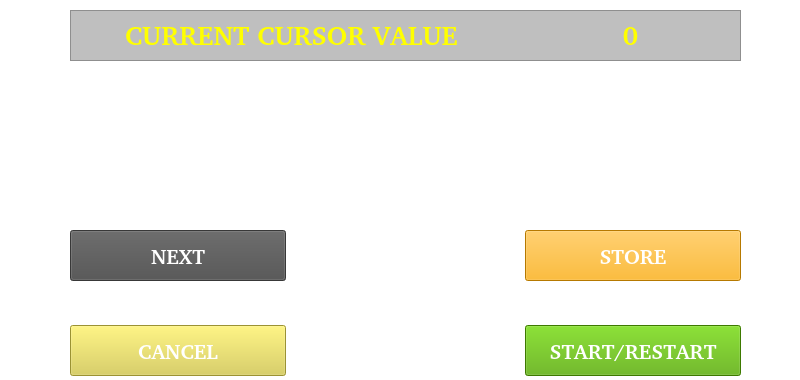
   <widget class="QFrame" name="ZCalibrationFrame">
    <property name="geometry">
     <rect>
      <x>1000</x>
      <y>100</y>
      <width>800</width>
      <height>380</height>
     </rect>
    </property>
    <property name="styleSheet">
     <string notr="true">background-color:rgb(0,0,0,0);
background-image:url(://transparent.png);
</string>
    </property>
    <property name="frameShape">
     <enum>QFrame::StyledPanel</enum>
    </property>
    <property name="frameShadow">
     <enum>QFrame::Raised</enum>
    </property>
    <widget class="QPushButton" name="ZNextButton">
     <property name="geometry">
      <rect>
       <x>70</x>
       <y>230</y>
       <width>216</width>
       <height>51</height>
      </rect>
     </property>
     <property name="font">
      <font>
       <family>Bitstream Charter</family>
       <pointsize>16</pointsize>
       <weight>75</weight>
       <italic>false</italic>
       <bold>true</bold>
      </font>
     </property>
     <property name="styleSheet">
      <string notr="true">background-color: rgb(79, 79, 79);
color: rgb(255, 255, 255);</string>
     </property>
     <property name="text">
      <string>NEXT</string>
     </property>
    </widget>
    <widget class="QPushButton" name="ZStartButton">
     <property name="geometry">
      <rect>
       <x>525</x>
       <y>325</y>
       <width>216</width>
       <height>51</height>
      </rect>
     </property>
     <property name="font">
      <font>
       <family>Bitstream Charter</family>
       <pointsize>16</pointsize>
       <weight>75</weight>
       <italic>false</italic>
       <bold>true</bold>
      </font>
     </property>
     <property name="styleSheet">
      <string notr="true">background-color: rgb(85, 170, 0);
color: rgb(255, 255, 255);</string>
     </property>
     <property name="text">
      <string>START/RESTART</string>
     </property>
    </widget>
    <widget class="QPushButton" name="ZStoreButton">
     <property name="geometry">
      <rect>
       <x>525</x>
       <y>230</y>
       <width>216</width>
       <height>51</height>
      </rect>
     </property>
     <property name="font">
      <font>
       <family>Bitstream Charter</family>
       <pointsize>16</pointsize>
       <weight>75</weight>
       <italic>false</italic>
       <bold>true</bold>
      </font>
     </property>
     <property name="styleSheet">
      <string notr="true">background-color: rgb(255, 170, 0);
color: rgb(255, 255, 255);</string>
     </property>
     <property name="text">
      <string>STORE</string>
     </property>
    </widget>
    <widget class="QPushButton" name="ZCancelButton">
     <property name="geometry">
      <rect>
       <x>70</x>
       <y>325</y>
       <width>216</width>
       <height>51</height>
      </rect>
     </property>
     <property name="font">
      <font>
       <family>Bitstream Charter</family>
       <pointsize>16</pointsize>
       <weight>75</weight>
       <italic>false</italic>
       <bold>true</bold>
      </font>
     </property>
     <property name="styleSheet">
      <string notr="true">background-color: rgb(217, 205, 72);
color: rgb(255, 255, 255);</string>
     </property>
     <property name="text">
      <string>CANCEL</string>
     </property>
    </widget>
    <widget class="QFrame" name="Z_M15_Ok">
     <property name="geometry">
      <rect>
       <x>610</x>
       <y>80</y>
       <width>41</width>
       <height>36</height>
      </rect>
     </property>
     <property name="styleSheet">
      <string notr="true">border-image: url(:/yes.png);</string>
     </property>
     <property name="frameShape">
      <enum>QFrame::StyledPanel</enum>
     </property>
     <property name="frameShadow">
      <enum>QFrame::Raised</enum>
     </property>
    </widget>
    <widget class="QFrame" name="Z_0_Ok">
     <property name="geometry">
      <rect>
       <x>610</x>
       <y>120</y>
       <width>41</width>
       <height>36</height>
      </rect>
     </property>
     <property name="styleSheet">
      <string notr="true">border-image: url(:/yes.png);</string>
     </property>
     <property name="frameShape">
      <enum>QFrame::StyledPanel</enum>
     </property>
     <property name="frameShadow">
      <enum>QFrame::Raised</enum>
     </property>
    </widget>
    <widget class="QFrame" name="Z_P15_Ok">
     <property name="geometry">
      <rect>
       <x>610</x>
       <y>160</y>
       <width>41</width>
       <height>36</height>
      </rect>
     </property>
     <property name="styleSheet">
      <string notr="true">border-image: url(:/yes.png);</string>
     </property>
     <property name="frameShape">
      <enum>QFrame::StyledPanel</enum>
     </property>
     <property name="frameShadow">
      <enum>QFrame::Raised</enum>
     </property>
    </widget>
    <widget class="QFrame" name="ZValFrame">
     <property name="geometry">
      <rect>
       <x>70</x>
       <y>10</y>
       <width>671</width>
       <height>51</height>
      </rect>
     </property>
     <property name="styleSheet">
      <string notr="true">background-color: rgba(99, 99, 99, 105);</string>
     </property>
     <property name="frameShape">
      <enum>QFrame::StyledPanel</enum>
     </property>
     <property name="frameShadow">
      <enum>QFrame::Raised</enum>
     </property>
     <widget class="QLabel" name="zVal">
      <property name="geometry">
       <rect>
        <x>500</x>
        <y>5</y>
        <width>121</width>
        <height>41</height>
       </rect>
      </property>
      <property name="font">
       <font>
        <family>Bitstream Charter</family>
        <pointsize>20</pointsize>
        <weight>75</weight>
        <italic>false</italic>
        <bold>true</bold>
       </font>
      </property>
      <property name="styleSheet">
       <string notr="true">background-image:url(/transparent.png);
background-color: rgba(255, 255, 255, 0);
color: rgb(255, 255, 0);</string>
      </property>
      <property name="text">
       <string notr="true">0</string>
      </property>
      <property name="alignment">
       <set>Qt::AlignCenter</set>
      </property>
     </widget>
     <widget class="QLabel" name="ZTitle">
      <property name="geometry">
       <rect>
        <x>55</x>
        <y>5</y>
        <width>356</width>
        <height>41</height>
       </rect>
      </property>
      <property name="font">
       <font>
        <family>Bitstream Charter</family>
        <pointsize>20</pointsize>
        <weight>75</weight>
        <italic>false</italic>
        <bold>true</bold>
       </font>
      </property>
      <property name="styleSheet">
       <string notr="true">background-image:url(/transparent.png);
background-color: rgba(255, 255, 255, 0);
color: rgb(255, 255, 0);</string>
      </property>
      <property name="text">
       <string notr="true">CURRENT CURSOR VALUE</string>
      </property>
      <property name="alignment">
       <set>Qt::AlignLeading|Qt::AlignLeft|Qt::AlignVCenter</set>
      </property>
     </widget>
    </widget>
   </widget>
